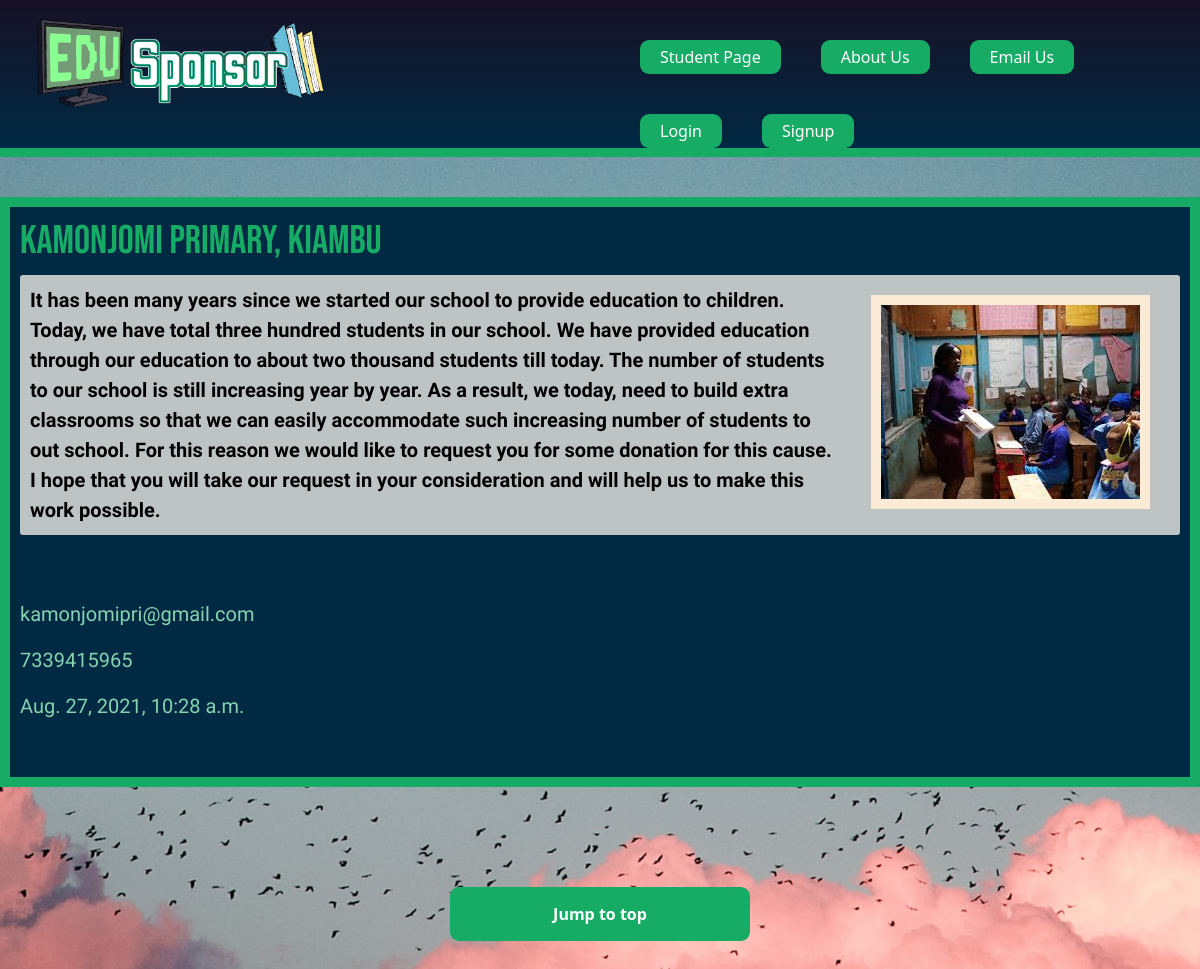
The app's page /donees/kamonjomi-pri/ with its own data.
### donees/models.py (models this page shows, shortened)
class donee(models.Model):
    name = models.CharField(max_length=200)
    slug = models.SlugField()
    message = models.TextField()
    email = models.EmailField()
    contact = models.IntegerField()
    date = models.DateTimeField(auto_now_add=True)
    thumb = models.ImageField(default='default.png', blank=True)
    author = models.ForeignKey(User, default=None, on_delete=models.CASCADE)

### donees/views.py (the view)
# urls.py: url(r'^(?P<slug>[\w-]+)/$', views.donee_detail, name="detail"),
def donee_detail(request, slug):
    anyDonee = donee.objects.get(slug=slug)
    return render(request, 'donees/donee_detail.html', {'donee': anyDonee})

### donees/templates/donees/donee_detail.html (shortened to what this page needs)
{% extends 'base_layout.html' %}
{% block content %}
<div class="main-display">
<div class="donee-container">
<div class="donee-detail">
    <h2>{{ donee.name }}</h2>
    <img class='SkulPic' src="{{donee.thumb.url}}"/>
    <p class='des'>{{ donee.message }}</p>
    <br></br>
    <p class='email'>{{ donee.email }}</p>
    <p class='contact'>{{ donee.contact }}</p>
    <p class='date'>{{ donee.date }}</p>
</div>
</div>
<a class="toTop" href="#">Jump to top</a>
</div>
{% endblock %}

### assets/style.css (style rules this page uses)
body { background-color: #ffffff5b; background-image: url(/static/cloud5.jpg); background-repeat: no-repeat; color: #17ac66; background-position: bottom; background-size: auto; background-attachment: fixed; background-position: center; background-size: 2000px; }
p { color: #85d4af; font-family: 'Oswald', sans-serif, Ubuntu; font-size: 20px; }
h1, h2, h3, h4, h5 { font-family: 'Bebas Neue', cursive; font-weight: normal; margin: 0; font-size: 40px; }
h2 { text-decoration: none; }
a { color: #fff; text-decoration: none; }
.des { margin-top: 10px; background-color: rgb(190, 196, 195); color: rgb(0, 0, 0); font-weight: bold; padding: 10px; border-radius: 3px; }
.main-display { max-width: 1300px; margin: 0 auto; }
.email { font-family: 'Oswald', sans-serif, Ubuntu; font-size: 20px; }
.toTop { background-color: #17ac66; border: 0; border-radius: 9px; color: white; padding: 15px 32px; margin: 0 auto; text-align: center; text-decoration: none; display: block; font-size: 16px; font-weight: bold; margin-top:100px; margin-bottom:100px; align-content: center; max-width: 300px; }
.container, .donee-container { margin: 0 auto; margin-top: 40px; padding: 10px; border: 10px solid #17ac66; position: relative; padding-bottom: 40px; background-color: #002944; max-width: fit-content; height: fit-content; }
.donee-container { position: relative; }

### donees/templates/donees/donee_detail.html (style rules this page uses)
.SkulPic { height:auto ; float: right; width: auto; border-radius:auto ; margin-right: 15px; margin: 30px; max-width: 450px; border-color: antiquewhite; border-width: 10px; border-style: solid; }

### records on screen
donee: name "Kamonjomi Primary, Kiambu", thumb (picture), message "It has been many years since we started our school to provide education to children. Today, we have total three hundred students in our school. We have provided education through our education to about two thousand students till today. The number of students to our school is still increasing year by year. As a result, we today, need to build extra classrooms so that we can easily accommodate such increasing number of students to out school. For this reason we would like to request you for some donation for this cause. I hope that you will take our request in your consideration and will help us to make this work possible.", email "kamonjomipri@gmail.com", contact "7339415965", date "Aug. 27, 2021, 10:28 a.m."
